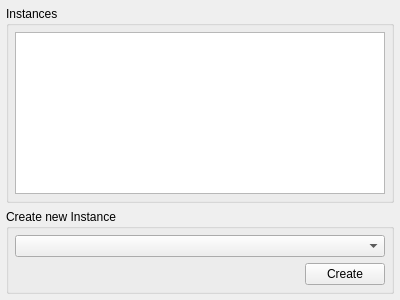
<?xml version="1.0" encoding="UTF-8"?>
<ui version="4.0">
 <class>CloudInspectorView</class>
 <widget class="QWidget" name="CloudInspectorView">
  <property name="geometry">
   <rect>
    <x>0</x>
    <y>0</y>
    <width>400</width>
    <height>300</height>
   </rect>
  </property>
  <property name="windowTitle">
   <string>Form</string>
  </property>
  <property name="autoFillBackground">
   <bool>false</bool>
  </property>
  <property name="styleSheet">
   <string notr="true"/>
  </property>
  <layout class="QVBoxLayout" name="verticalLayout_3">
   <property name="leftMargin">
    <number>6</number>
   </property>
   <property name="topMargin">
    <number>6</number>
   </property>
   <property name="rightMargin">
    <number>6</number>
   </property>
   <property name="bottomMargin">
    <number>6</number>
   </property>
   <item>
    <widget class="QGroupBox" name="uiInstancesGroupBox">
     <property name="title">
      <string>Instances</string>
     </property>
     <layout class="QVBoxLayout" name="verticalLayout">
      <property name="leftMargin">
       <number>6</number>
      </property>
      <property name="topMargin">
       <number>6</number>
      </property>
      <property name="rightMargin">
       <number>6</number>
      </property>
      <property name="bottomMargin">
       <number>6</number>
      </property>
      <item>
       <widget class="QTableView" name="uiInstancesTableView">
        <property name="selectionBehavior">
         <enum>QAbstractItemView::SelectRows</enum>
        </property>
        <attribute name="horizontalHeaderVisible">
         <bool>true</bool>
        </attribute>
       </widget>
      </item>
     </layout>
    </widget>
   </item>
   <item>
    <widget class="QGroupBox" name="uiCreateInstanceGroupBox">
     <property name="title">
      <string>Create new Instance</string>
     </property>
     <layout class="QVBoxLayout" name="verticalLayout_2">
      <property name="leftMargin">
       <number>6</number>
      </property>
      <property name="topMargin">
       <number>6</number>
      </property>
      <property name="rightMargin">
       <number>6</number>
      </property>
      <property name="bottomMargin">
       <number>6</number>
      </property>
      <item>
       <widget class="QComboBox" name="uiCreateInstanceComboBox"/>
      </item>
      <item>
       <layout class="QHBoxLayout" name="horizontalLayout">
        <item>
         <spacer name="horizontalSpacer">
          <property name="orientation">
           <enum>Qt::Horizontal</enum>
          </property>
          <property name="sizeHint" stdset="0">
           <size>
            <width>40</width>
            <height>20</height>
           </size>
          </property>
         </spacer>
        </item>
        <item>
         <widget class="QPushButton" name="uiCreateInstanceButton">
          <property name="text">
           <string>Create</string>
          </property>
         </widget>
        </item>
       </layout>
      </item>
     </layout>
    </widget>
   </item>
  </layout>
 </widget>
 <resources/>
 <connections/>
</ui>
